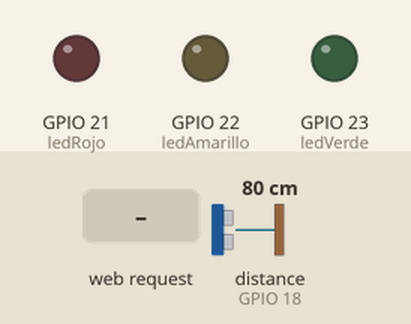
The sketch below on a simulated ESP32. Shown: output pins drawn as LEDs (lit = HIGH). Inputs (shaded band) come from the test bench; at power-on: distance to the obstacle (sensor on GPIO 18) 80 cm. The echo pulse lasts 58.3 µs per cm; WiFi joins after 1.5 s; servers stay silent unless stated; pins used as bus, display or sensor lines are not drawn; what the sketch prints to the serial monitor is not drawn.

Above: at 2.7 s.
2.8 s: HTTP request GET /distance received
At 3.6 s:
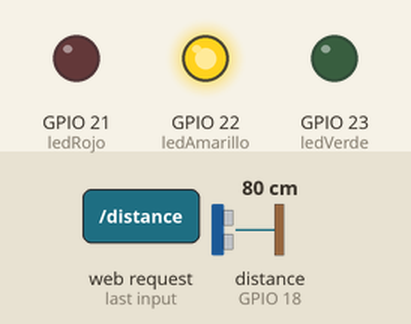
Timing chart, 0 to 5.8 s (numbered marks = the images above; inputs shaded):
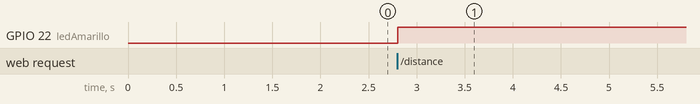

The sketch:

005_esp32_hc-sr04.ino
```cpp
#include <WiFi.h>
#include <WebServer.h>

// WiFi
const char* ssid     = "TU_SSID";
const char* password = "TU_PASSWORD";

// Ultrasonico
const int trigPin = 5;
const int echoPin = 18;

// Semaforo
const int ledVerde    = 23;
const int ledAmarillo = 22;
const int ledRojo     = 21;

WebServer server(80);

float getDistanceCm() {
  long duration;
  float distance;

  digitalWrite(trigPin, LOW);
  delayMicroseconds(2);

  digitalWrite(trigPin, HIGH);
  delayMicroseconds(10);
  digitalWrite(trigPin, LOW);

  duration = pulseIn(echoPin, HIGH, 30000);
  distance = (duration * 0.034) / 2.0;
  return distance;
}

void actualizarSemaforo(float d) {
  digitalWrite(ledVerde, LOW);
  digitalWrite(ledAmarillo, LOW);
  digitalWrite(ledRojo, LOW);

  if (d < 20) {          // Cerca
    digitalWrite(ledRojo, HIGH);
  } else if (d < 80) {   // Media
    digitalWrite(ledAmarillo, HIGH);
  } else {               // Lejos
    digitalWrite(ledVerde, HIGH);
  }
}

const char MAIN_page[] PROGMEM = R"=====(
<!DOCTYPE html>
<html>
<head>
  <meta charset="utf-8">
  <title>ESP32 - Distancia HC-SR04</title>
  <style>
    body { font-family: Arial; background:#111; color:#eee; text-align:center; }
    .card { background:#222; padding:20px; border-radius:10px; display:inline-block; margin-top:40px; }
    .distance { font-size:48px; margin:10px 0; }
    .bar-container { width:80%; height:30px; background:#444; margin:0 auto; border-radius:15px; overflow:hidden; }
    .bar { height:100%; width:0; background:#4caf50; transition:width 0.3s, background 0.3s; }
    #status { margin-top:10px; font-size:20px; }
  </style>
</head>
<body>
  <h1>ESP32 + HC-SR04 + Semáforo</h1>
  <div class="card">
    <h2>Distancia medida</h2>
    <div id="distance" class="distance">-- cm</div>
    <div class="bar-container">
      <div id="bar" class="bar"></div>
    </div>
    <p id="status">Esperando lectura...</p>
  </div>

  <script>
    function updateDistance() {
      fetch("/distance")
        .then(response => response.text())
        .then(text => {
          const d = parseFloat(text);
          document.getElementById("distance").innerText = d.toFixed(1) + " cm";

          let percent = d;
          if (percent < 0) percent = 0;
          if (percent > 200) percent = 200;
          percent = (percent / 200) * 100;

          const bar = document.getElementById("bar");
          bar.style.width = percent + "%";

          if (d < 20) {
            bar.style.background = "#f44336";
            document.getElementById("status").innerText = "¡Muy cerca! (Rojo)";
          } else if (d < 80) {
            bar.style.background = "#ff9800";
            document.getElementById("status").innerText = "Distancia media (Amarillo)";
          } else {
            bar.style.background = "#4caf50";
            document.getElementById("status").innerText = "Lejos (Verde)";
          }
        })
        .catch(err => {
          document.getElementById("status").innerText = "Error leyendo distancia";
        });
    }

    setInterval(updateDistance, 1000);
    updateDistance();
  </script>
</body>
</html>
)=====";

void handleRoot() {
  server.send_P(200, "text/html", MAIN_page);
}

void handleDistance() {
  float d = getDistanceCm();
  actualizarSemaforo(d);              // Actualiza LEDs
  String s = String(d, 1);
  server.send(200, "text/plain", s);
}

void setup() {
  Serial.begin(115200);

  pinMode(trigPin, OUTPUT);
  pinMode(echoPin, INPUT);

  pinMode(ledVerde, OUTPUT);
  pinMode(ledAmarillo, OUTPUT);
  pinMode(ledRojo, OUTPUT);

  digitalWrite(ledVerde, LOW);
  digitalWrite(ledAmarillo, LOW);
  digitalWrite(ledRojo, LOW);

  WiFi.begin(ssid, password);
  Serial.print("Conectando");
  while (WiFi.status() != WL_CONNECTED) {
    delay(500);
    Serial.print(".");
  }
  Serial.println();
  Serial.print("IP: ");
  Serial.println(WiFi.localIP());

  server.on("/", handleRoot);
  server.on("/distance", handleDistance);
  server.begin();
}

void loop() {
  server.handleClient();
}
```

Measured:
- after the input at 2.8 s, GPIO 22 (ledAmarillo): LOW → HIGH at once
